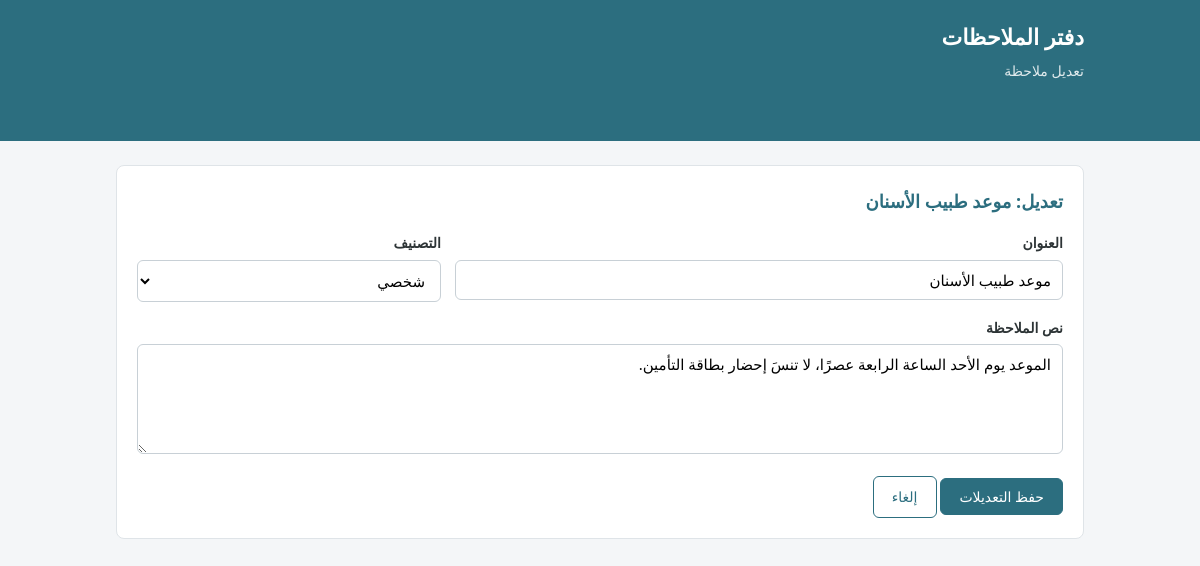
Page /edit.php?id=2 on the committed database.
### tables this page shows
CREATE TABLE notes (
    id         INT AUTO_INCREMENT PRIMARY KEY,
    title      VARCHAR(150) NOT NULL,
    content    TEXT NOT NULL,
    category   VARCHAR(30) NOT NULL DEFAULT 'أخرى',
    created_at DATETIME DEFAULT CURRENT_TIMESTAMP,
    updated_at DATETIME NULL ON UPDATE CURRENT_TIMESTAMP
);

### config.php (called while the page is built, shortened)
<?php
$categories = ['شخصي', 'دراسة', 'عمل', 'أفكار', 'أخرى'];
function e($value)
{
    return htmlspecialchars((string) $value, ENT_QUOTES, 'UTF-8');
}
function input_text($source, $key)
{
    if (isset($source[$key]) && is_string($source[$key])) {
        return trim($source[$key]);
    }
    return '';
}

### edit.php (the view, shortened to what this page needs)
<?php
require 'config.php';
$source = ($_SERVER['REQUEST_METHOD'] === 'POST') ? $_POST : $_GET;
$id = filter_var(input_text($source, 'id'), FILTER_VALIDATE_INT, ['options' => ['min_range' => 1]]);
$note = null;
if ($id !== false) {
    $stmt = mysqli_prepare($conn, 'SELECT id, title, content, category FROM notes WHERE id = ?');
    mysqli_stmt_bind_param($stmt, 'i', $id);
    mysqli_stmt_execute($stmt);
    $note = mysqli_fetch_assoc(mysqli_stmt_get_result($stmt));
}
?>
<!DOCTYPE html>
<html lang="ar" dir="rtl">
<head>
    <link rel="stylesheet" href="style.css">
</head>
<body>
<header class="site-header">
    <div class="container">
        <h1><a href="index.php">دفتر الملاحظات</a></h1>
        <p>تعديل ملاحظة</p>
    </div>
</header>
<main class="container">
    <?php if (!$note): ?>
        <div class="box empty-state">
            <p>الملاحظة المطلوبة غير موجودة، ربما حُذفت أو أن الرابط غير صحيح.</p>
            <a class="btn" href="index.php">العودة إلى الصفحة الرئيسية</a>
        </div>
    <?php else: ?>
        <section class="box">
            <h2>تعديل: <?= e($note['title']) ?></h2>
            <form method="post" action="edit.php">
                <div class="form-grid">
                    <div class="form-row">
                        <label for="title">العنوان</label>
                        <input type="text" id="title" name="title" maxlength="<?= TITLE_MAX ?>"
                               value="<?= e($note['title']) ?>" required>
                    </div>
                    <div class="form-row">
                        <label for="category">التصنيف</label>
                        <select id="category" name="category">
                            <?php foreach ($categories as $cat): ?>
                                <option value="<?= e($cat) ?>" <?= $cat === $note['category'] ? 'selected' : '' ?>>
                                    <?= e($cat) ?>
                                </option>
                            <?php endforeach; ?>
                        </select>
                    </div>
                </div>
                <div class="form-row">
                    <label for="content">نص الملاحظة</label>
                    <textarea id="content" name="content" maxlength="<?= CONTENT_MAX ?>" required><?= e($note['content']) ?></textarea>
                </div>
                <button type="submit" class="btn">حفظ التعديلات</button>
                <a class="btn btn-light" href="index.php">إلغاء</a>
            </form>
        </section>
    <?php endif; ?>
</main>
</body>
</html>

### style.css (style rules this page uses)
* { box-sizing: border-box; }
body { margin: 0; font-family: Tahoma, "Segoe UI", Arial, sans-serif; font-size: 15px; line-height: 1.7; color: #2d3436; background: #f4f6f8; }
.container { max-width: 1000px; margin: 0 auto; padding: 0 16px 40px; }
header.site-header { background: #2c6e7f; color: #fff; padding: 18px 0; margin-bottom: 24px; }
header.site-header h1 { margin: 0; font-size: 22px; }
header.site-header a { color: #fff; text-decoration: none; }
header.site-header p { margin: 4px 0 0; opacity: 0.85; font-size: 14px; }
h2 { font-size: 18px; margin: 0 0 14px; color: #2c6e7f; }
.box { background: #fff; border: 1px solid #dfe4e8; border-radius: 8px; padding: 20px; margin-bottom: 24px; }
.form-row { margin-bottom: 14px; }
label { display: block; margin-bottom: 5px; font-weight: bold; font-size: 14px; }
input[type="text"], input[type="search"], select, textarea { width: 100%; padding: 9px 11px; font-family: inherit; font-size: 15px; border: 1px solid #c8d0d6; border-radius: 6px; background: #fff; }
textarea { min-height: 110px; resize: vertical; }
.form-grid { display: grid; grid-template-columns: 2fr 1fr; gap: 14px; }
.btn { display: inline-block; padding: 8px 18px; font-family: inherit; font-size: 14px; border: 1px solid #2c6e7f; border-radius: 6px; background: #2c6e7f; color: #fff; text-decoration: none; cursor: pointer; }
.btn-light { background: #fff; color: #2c6e7f; }

### rows in the picture
notes: title "موعد طبيب الأسنان", content "الموعد يوم الأحد الساعة الرابعة عصرًا، لا تنسَ إحضار بطاقة التأمين."

### other values in the picture
form field category "شخصي"
